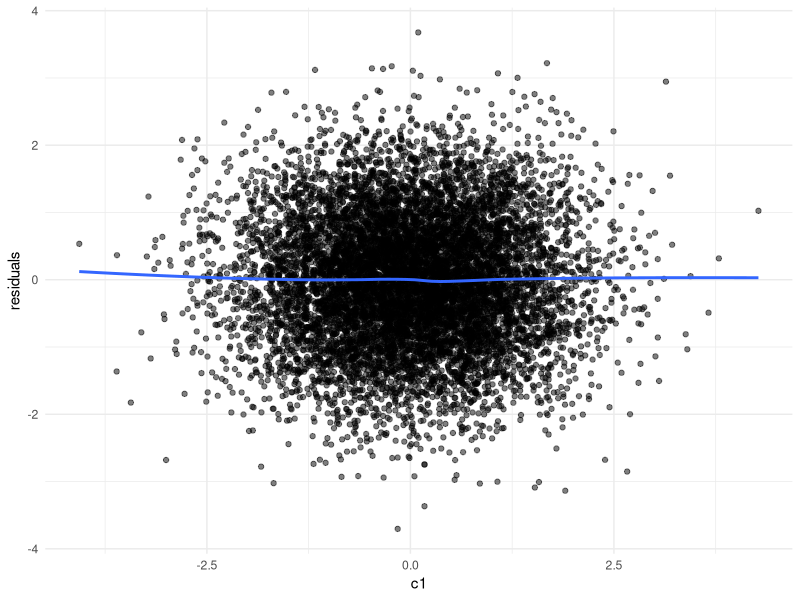

Write the R code that produced this figure.
set.seed(427)

library(mvtnorm)
library(psych)
library(lavaan)
library(tidyverse)

N <- 100000
T <- 5

ax <- 0.25
ay <- 0.25
bx <- 0.10
by <- 0.10
rho <- 0.30

A <- matrix(c(ax, by, bx, ay), nrow=2, byrow=TRUE)

k <- 3
gamma_x <- c(0.30, 0.20, 0.10)
gamma_y <- c(0.30, 0.20, 0.10)
tau2 <- c(1,1,1)

B <- rbind(gamma_x, gamma_y)
Psi <- diag(tau2)

# --- time-varying effects (PERTURBATIONS AROUND BASELINE) ---
mean_change_x_vec <- c(0.00, 0.00, -0.30, 0.05, 0.05)
mean_change_y_vec <- c(0.00, 0.00, -0.20, 0.03, 0.03)
sd_change <- 0.005

B_list <- vector("list", T)
B_list[[1]] <- B   # baseline coefficients

for(t in 2:T){
  
  # mean changes for this wave (these shift the perturbation mean)
  mean_change_x <- mean_change_x_vec[t]
  mean_change_y <- mean_change_y_vec[t]
  
  # draw proportional perturbations
  change_x <- rnorm(k, mean = mean_change_x, sd = sd_change)
  change_y <- rnorm(k, mean = mean_change_y, sd = sd_change)
  
  # new coefficients = baseline * (1 + perturbation)
  new_gamma_x <- B_list[[1]][1, ] * (1 + change_x)
  new_gamma_y <- B_list[[1]][2, ] * (1 + change_y)
  
  B_list[[t]] <- rbind(new_gamma_x, new_gamma_y)
}
# ------------------------------------------------------------

find_c <- function(A, S_U, rho){

  f <- function(c){
    S_target_c <- matrix(c(1, c,
                           c, 1),
                         2, 2, byrow=TRUE)
    S_dyn_c <- S_target_c - S_U
    Sigma_e_c <- S_dyn_c - t(A) %*% S_dyn_c %*% A
    v1 <- Sigma_e_c[1,1]
    v2 <- Sigma_e_c[2,2]
    cov12 <- Sigma_e_c[1,2]
    corr_e <- cov12 / sqrt(v1*v2)
    corr_e - rho
  }
  
  uniroot(f, interval=c(-0.99, 0.99))$root
}

S_target_list <- vector("list", T)
S_U_list      <- vector("list", T)
S_dyn_list    <- vector("list", T)
Sigma_e_list  <- vector("list", T)

for(t in 1:T){

  B_t <- B_list[[t]]
  S_U_t <- B_t %*% Psi %*% t(B_t)
  S_U_list[[t]] <- S_U_t
  
  c_t <- find_c(A, S_U_t, rho)
  
  S_target_t <- matrix(c(1, c_t,
                         c_t, 1),
                       2, 2, byrow=TRUE)
  S_target_list[[t]] <- S_target_t
  
  S_dyn_t <- S_target_t - S_U_t
  S_dyn_t <- (S_dyn_t + t(S_dyn_t))/2
  S_dyn_list[[t]] <- S_dyn_t
  
  Sigma_e_t <- S_dyn_t - t(A) %*% S_dyn_t %*% A
  Sigma_e_t <- (Sigma_e_t + t(Sigma_e_t))/2
  Sigma_e_list[[t]] <- Sigma_e_t
}

Sigma_e1 <- S_dyn_list[[1]]
Sigma_e1 <- (Sigma_e1 + t(Sigma_e1))/2

U <- rmvnorm(N, mean=rep(0,k), sigma=Psi)

Ddyn <- rmvnorm(N, mean=c(0,0), sigma=Sigma_e1)

df <- matrix(NA, nrow=N, ncol=2*T + k)
colnames(df) <- c(paste0("x", 1:T),
                  paste0("y", 1:T),
                  paste0("c", 1:k))

df[, (2*T+1):(2*T+k)] <- U

obs1 <- Ddyn + U %*% t(B_list[[1]])

df[,1]   <- obs1[,1]
df[,1+T] <- obs1[,2]

for(i in 2:T){
  
  Ddyn <- Ddyn %*% t(A) + rmvnorm(N, sigma=Sigma_e_list[[i]])
  obs <- Ddyn + U %*% t(B_list[[i]])
  
  df[, i]   <- obs[,1]
  df[, i+T] <- obs[,2]
}

round(apply(df, 2, var), 3)
sigma <- cov(df)
round(sigma, 3)
describe(df)

df_sample <- df[sample(1:nrow(df), 10000), ]
lm_fit <- lm(x1 ~ c1, data = as.data.frame(df_sample))
residuals <- lm_fit$residuals

ggplot(df_sample, aes(x=c1, y=residuals))+
  geom_point(alpha=.5)+
  geom_smooth(method="loess", se=FALSE)+
  theme_minimal()
